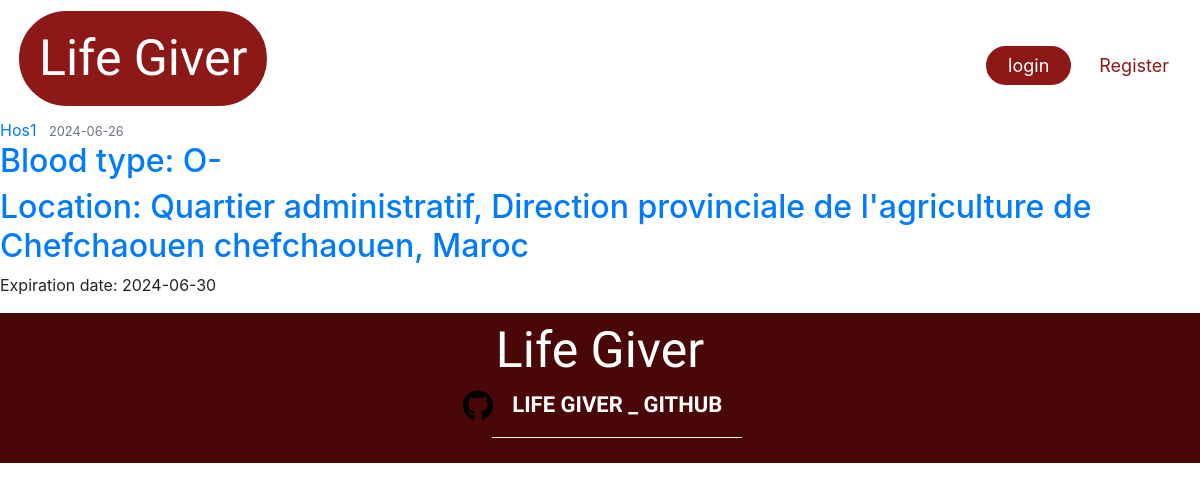
The app's page /don_request/1, older data.
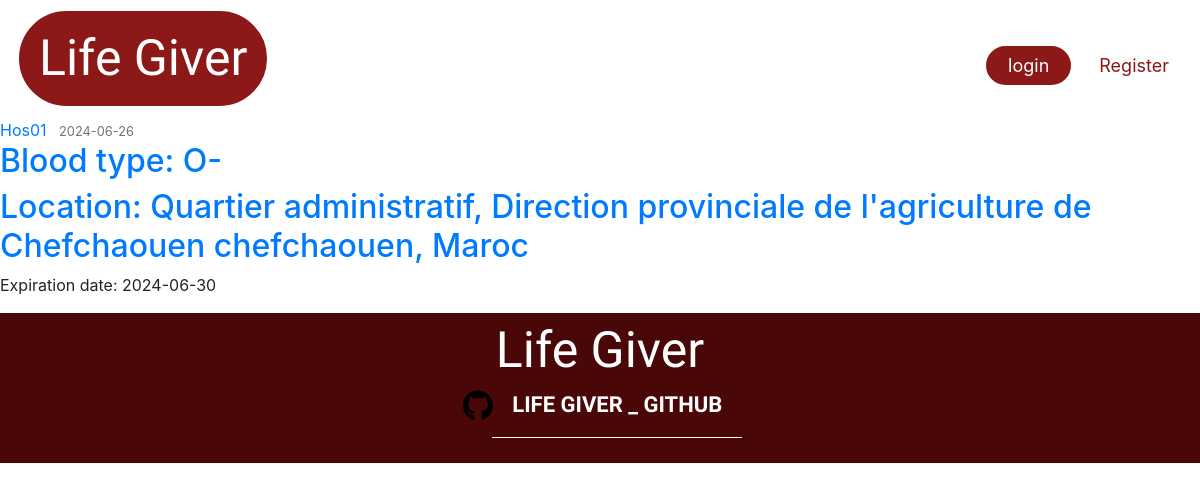
The same page, newer data.
### Lifegiver_test/lifegiver/models.py (models this page shows, shortened)
class Hospital(db.Model, UserMixin):
    __tablename__ = 'hospital'
    id = db.Column(db.Integer, primary_key=True)
    name = db.Column(db.String(225), nullable=False)
    image_file = db.Column(db.String(20), nullable=False, default='default1.png')
    street = db.Column(db.String(500), nullable=True)
    city = db.Column(db.String(100), nullable=True)
    province = db.Column(db.String(100), nullable=True)
    zip_code = db.Column(db.String(45), nullable=True)
    country = db.Column(db.String(100), nullable=True)
    phone_number = db.Column(db.String(45), nullable=False)
    email = db.Column(db.String(125), unique=True, nullable=False)
    password = db.Column(db.String(60), nullable=False)
    barcode = db.Column(db.String(100), unique=True, nullable=False)
    lat = db.Column(db.Float, nullable=True)
    lng = db.Column(db.Float, nullable=True)
    hospital_donations = db.relationship('UserDonation', backref='hospital_donation', lazy=True)
    hospital_requests = db.relationship('DonationRequest', backref='hospital_request', lazy=True)
    urgent_requests = db.relationship('UrgentRequest', backref='hospital_urgent_request', lazy=True)

### Lifegiver_test/lifegiver/route.py (the view)
@app.route('/don_request/<int:don_request_id>', methods=['POST', 'GET'], strict_slashes=False)
def don_request(don_request_id):
    don_request = DonationRequest.query.get_or_404(don_request_id)
    return render_template('request_by_id.html', title='A Request By ID page', request=don_request)

### Lifegiver_test/lifegiver/templates/request_by_id.html (shortened to what this page needs)
{% extends "layout.html" %}
{% block content %}
        <article class="media content-section">
          <div class="media-body">
            <div class="article-metadata">
              <a class="mr-2" href="{{ url_for('hospital_requests', name=request.hospital_request.name) }}">{{ request.hospital_request.name }}</a>
              <small class="text-muted">{{ request.request_date.strftime('%Y-%m-%d') }}</small>
            </div>
            <h2><a class="article-title" href="#">{{ 'Blood type: ' ~ request.blood_type }}</a></h2>
            <h2><a class="article-title" href="#">{{ 'Location: ' ~ request.hospital_request.street ~ ' ' ~ request.hospital_request.city ~ ', ' ~ request.hospital_request.country }}</a></h2>
            <p class="article-content">{{ 'Expiration date: ' ~ request.expiration_date.strftime('%Y-%m-%d') }}</p>
          </div>
        </article>
{% endblock content %}

Row changes from the older to the newer data that the page shows:
changed Hospital: hospital_request.name "Hos1" → "Hos01"
